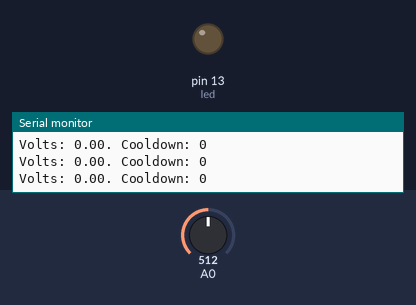
Bench run of a sketch on a simulated Arduino Uno, built with avr-gcc and run on an emulated ATmega328P. Shown: output pins drawn as LEDs (lit = HIGH), the last lines printed to the serial monitor. The test bench sets the inputs (shaded band); at power-on: A0 = 512.

Above: at 2.5 s.
At 38.0 s:
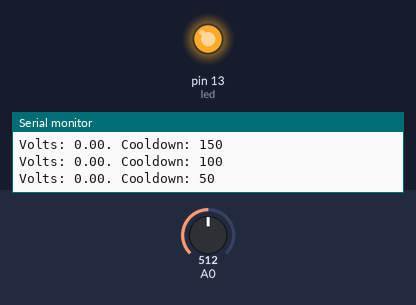
Timing chart, 0 to 41.6 s (numbered marks = the images above):
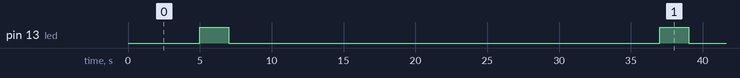

Measured:
- by itself, pin 13 (led): alternates HIGH for 2.0 s and LOW for 30.0 s

The sketch:

silence_thresholder.ino
```cpp
/*
 * Silence Thresholder
 * For Chatty Coasters
 */

/* DECLARATIONS */

/* Discretize audio input to one sample every SAMPLE_WINDOW mS:
 * e.g. 50mS = 20Hz sample rate. */
const int sampleWindow = 50;

/* After TIME_THRESH sampleWindows below VOL_THRESH, trigger event
 * 20Hz * 5S wait time = 100 */
int timeThresh = 100;
int timeThreshCount;

/* Threshold for counting sample voltage as true noise. WARNING: need
 * to adjust based on audio input's hardware. */
const float volThresh = 0.5f;

/* Function pointer to a function to activate after silence threshold
 * is achieved. */
void (*threshFunc)(void) = NULL;

/* Function to run in setup to intially train the thresholder on how
 * chatty the converstaion is. Chattiness is a factor from 0.1 to
 * 1.0 representing quiet to loud. */
void trainPhrase(); // TODO
float chattiness; // TODO

/* Do not speak again for COOLDOWN milliseconds after speaking. */
int cooldown;
const int cooldownTime = 30000;

/* Threshold function declarations */
void blinkLed();
void printThresh();

unsigned int sample;

/* Pin declarations */
int led = 13;

/* MAIN CODE */

void setup() {
    pinMode(led, OUTPUT);
    Serial.begin(9600);
    timeThreshCount = 0;
    // threshFunc = &printThresh;
    threshFunc = &blinkLed;

	// trainPhrase();
}


void loop() {
    unsigned long startMillis= millis();  // Start of sample window
    unsigned int peakToPeak = 0;   // peak-to-peak level

    unsigned int signalMax = 0;
    unsigned int signalMin = 1024;

	double volts = audioSample(startMillis);
    Serial.print("Volts: ");
	Serial.print(volts);
	Serial.print(". Cooldown: ");
	Serial.println(cooldown);

    if (volts <= volThresh) {
        timeThreshCount++;
    } else {
        timeThreshCount = 0;
    }

	if (cooldown > 0) {
		cooldown -= sampleWindow;
	}

    if (timeThreshCount >= timeThresh && cooldown <= 0) {
        threshFunc();
		cooldown = cooldownTime;
        timeThreshCount = 0;
    }

}

double audioSample(unsigned long startMillis) {
    unsigned int peakToPeak = 0;   // peak-to-peak level
    unsigned int signalMax = 0;
    unsigned int signalMin = 1024;

    // collect data for 50 mS
    while (millis() - startMillis < sampleWindow)
    {
        sample = analogRead(0);
        if (sample < 1024)  // toss out spurious readings
        {
            if (sample > signalMax)
            {
                signalMax = sample;  // save just the max levels
            }
            else if (sample < signalMin)
            {
                signalMin = sample;  // save just the min levels
            }
        }
    }
    peakToPeak = signalMax - signalMin;  // max - min = peak-peak amplitude
	return (peakToPeak * 3.3) /1024; // convert to volts
}

void trainPhrase() {
	// machine learning jazz maybe
}

void blinkLed() {
    /* Intentionally block thread, do not listen during blocking */
    digitalWrite(led, HIGH);
    delay(2000);
    digitalWrite(led, LOW);
}

void printThresh() {
    Serial.println("*********REACHED A THRESHOLD!**********");
}
```
